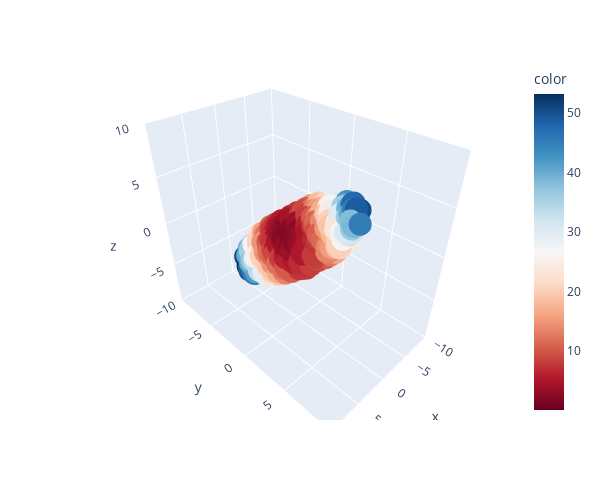

Write notebook code for a chart like this one.
### Markdown cell above
**Visualize the Data (Colorized)**

To give the figure a little more visual pop, the following cell does the same plot but assigns a pre-determined color value (that we've arbitrarily chosen) to each point. *These colors do not mean anything important*; they're simply there as a visual aid.

You might find using the `colorize_surfboard_data` method useful later in this lab.

### Code cell
# Run this cell to see the colorized version of the previous cell; no further action is needed.
def colorize_surfboard_data(df):
    colors = pd.read_csv("data/surfboard_colors.csv", header = None).values
    df_copy = df.copy()
    df_copy.insert(loc = 3, column = "color", value = colors)
    return df_copy
    
fig = px.scatter_3d(colorize_surfboard_data(surfboard), 
                    x='x', y='y', z='z', 
                    range_x = [-10, 10], range_y = [-10, 10], range_z = [-10, 10], 
                    color = "color", color_continuous_scale = 'RdBu', height = 500, width = 600)
fig.show()

### Figure 1 — Plotly figure (JSON) as saved in the notebook; plotly's stock layout.template omitted (floating-point values rounded to 4 significant figures; data arrays with more than 128 entries replaced by an {"elided": "..."} marker saying what was removed)
{"data": [{"hovertemplate": "x=%{x}<br>y=%{y}<br>z=%{z}<br>color=%{marker.color}<extra></extra>", "legendgroup": "", "marker": {"color": {"elided": "1000 float values"}, "coloraxis": "coloraxis", "symbol": "circle"}, "mode": "markers", "name": "", "scene": "scene", "showlegend": false, "type": "scatter3d", "x": {"elided": "1000 float values"}, "y": {"elided": "1000 float values"}, "z": {"elided": "1000 float values"}}], "layout": {"coloraxis": {"colorbar": {"title": {"text": "color"}}, "colorscale": [[0, "rgb(103,0,31)"], [0.1, "rgb(178,24,43)"], [0.2, "rgb(214,96,77)"], [0.3, "rgb(244,165,130)"], [0.4, "rgb(253,219,199)"], [0.5, "rgb(247,247,247)"], [0.6, "rgb(209,229,240)"], [0.7, "rgb(146,197,222)"], [0.8, "rgb(67,147,195)"], [0.9, "rgb(33,102,172)"], [1, "rgb(5,48,97)"]]}, "height": 500, "legend": {"tracegroupgap": 0}, "margin": {"t": 60}, "scene": {"domain": {"x": [0, 1], "y": [0, 1]}, "xaxis": {"range": [-10, 10], "title": {"text": "x"}}, "yaxis": {"range": [-10, 10], "title": {"text": "y"}}, "zaxis": {"range": [-10, 10], "title": {"text": "z"}}}, "width": 600}}
